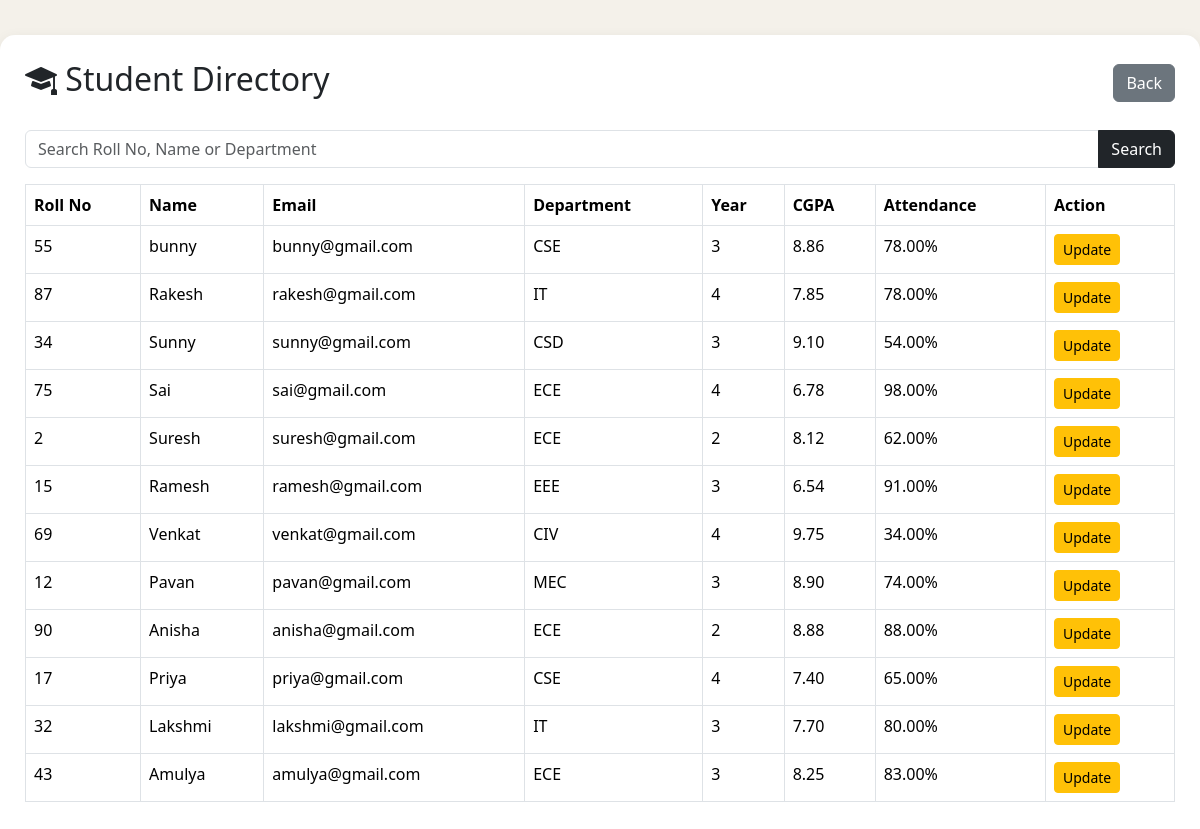
/view_students.php (signed in), run on the app's committed database.
### tables this page shows
CREATE TABLE `students` (
  `student_id` int NOT NULL AUTO_INCREMENT,
  `roll_no` varchar(20) NOT NULL,
  `full_name` varchar(100) NOT NULL,
  `email` varchar(100) NOT NULL,
  `department` varchar(100) DEFAULT NULL,
  `year` int DEFAULT NULL,
  `cgpa` decimal(4,2) DEFAULT NULL,
  `attendance` decimal(5,2) DEFAULT '0.00',
  `password` varchar(255) NOT NULL,
  PRIMARY KEY (`student_id`),
  UNIQUE KEY `roll_no` (`roll_no`),
  UNIQUE KEY `email` (`email`)
);

### view_students.php (the view, shortened to what this page needs)
<?php
if(isset($_GET['search'])){
    $s=mysqli_real_escape_string($conn,$_GET['search']);
    $result=mysqli_query($conn,"SELECT * FROM students WHERE roll_no LIKE '%$s%' OR full_name LIKE '%$s%' OR department LIKE '%$s%'");
}else{
    $result=mysqli_query($conn,"SELECT * FROM students");
}
?>
<!DOCTYPE html>
<html>
<head>
<link href="https://cdn.jsdelivr.net/npm/bootstrap@5.3.3/dist/css/bootstrap.min.css" rel="stylesheet">
<link rel="stylesheet" href="https://cdn.jsdelivr.net/npm/bootstrap-icons@1.11.3/font/bootstrap-icons.min.css">
</head>
<body>
<div class="box">
<div class="d-flex justify-content-between align-items-center mb-4">
<h2><i class="bi bi-mortarboard-fill"></i> Student Directory</h2>
<a href="faculty_dashboard.php" class="btn btn-secondary">Back</a>
</div>
<form method="GET" class="mb-3">
<div class="input-group">
<input class="form-control" name="search" placeholder="Search Roll No, Name or Department">
<button class="btn btn-dark">Search</button>
</div>
</form>
<table class="table table-bordered table-hover">
<thead>
<tr>
<th>Roll No</th>
<th>Name</th>
<th>Email</th>
<th>Department</th>
<th>Year</th>
<th>CGPA</th>
<th>Attendance</th>
<th>Action</th>
</tr>
</thead>
<tbody>
<?php while($row=mysqli_fetch_assoc($result)){ ?>
<tr>
<td><?php echo $row['roll_no']; ?></td>
<td><?php echo $row['full_name']; ?></td>
<td><?php echo $row['email']; ?></td>
<td><?php echo $row['department']; ?></td>
<td><?php echo $row['year']; ?></td>
<td><?php echo $row['cgpa']; ?></td>
<td><?php echo $row['attendance']; ?>%</td>
<td>
<a href="edit_academic.php?id=<?php echo $row['student_id']; ?>" class="btn btn-warning btn-sm">
Update
</a>
</td></tr>
<?php } ?>
</tbody>
</table>
</div>
</body>
</html>

### view_students.php (style rules this page uses)
body { background:#f4f1ea;font-family:Segoe UI,sans-serif }
.box { max-width:1200px;margin:35px auto;background:#fff;padding:25px;border-radius:15px;box-shadow:0 4px 14px rgba(0,0,0,.08) }
thead { background:#3E3A36;color:#fff }

### data on the page
students: roll_no "55", full_name "bunny", email "bunny@gmail.com", department "CSE", year "3", cgpa "8.86", attendance "78.00"
students: roll_no "87", full_name "Rakesh", email "rakesh@gmail.com", department "IT", year "4", cgpa "7.85", attendance "78.00"
students: roll_no "34", full_name "Sunny", email "sunny@gmail.com", department "CSD", year "3", cgpa "9.10", attendance "54.00"
students: roll_no "75", full_name "Sai", email "sai@gmail.com", department "ECE", year "4", cgpa "6.78", attendance "98.00"
students: roll_no "2", full_name "Suresh", email "suresh@gmail.com", department "ECE", year "2", cgpa "8.12", attendance "62.00"
students: roll_no "15", full_name "Ramesh", email "ramesh@gmail.com", department "EEE", year "3", cgpa "6.54", attendance "91.00"
students: roll_no "69", full_name "Venkat", email "venkat@gmail.com", department "CIV", year "4", cgpa "9.75", attendance "34.00"
students: roll_no "12", full_name "Pavan", email "pavan@gmail.com", department "MEC", year "3", cgpa "8.90", attendance "74.00"
students: roll_no "90", full_name "Anisha", email "anisha@gmail.com", department "ECE", year "2", cgpa "8.88", attendance "88.00"
students: roll_no "17", full_name "Priya", email "priya@gmail.com", department "CSE", year "4", cgpa "7.40", attendance "65.00"
students: roll_no "32", full_name "Lakshmi", email "lakshmi@gmail.com", department "IT", year "3", cgpa "7.70", attendance "80.00"
students: roll_no "43", full_name "Amulya", email "amulya@gmail.com", department "ECE", year "3", cgpa "8.25", attendance "83.00"
